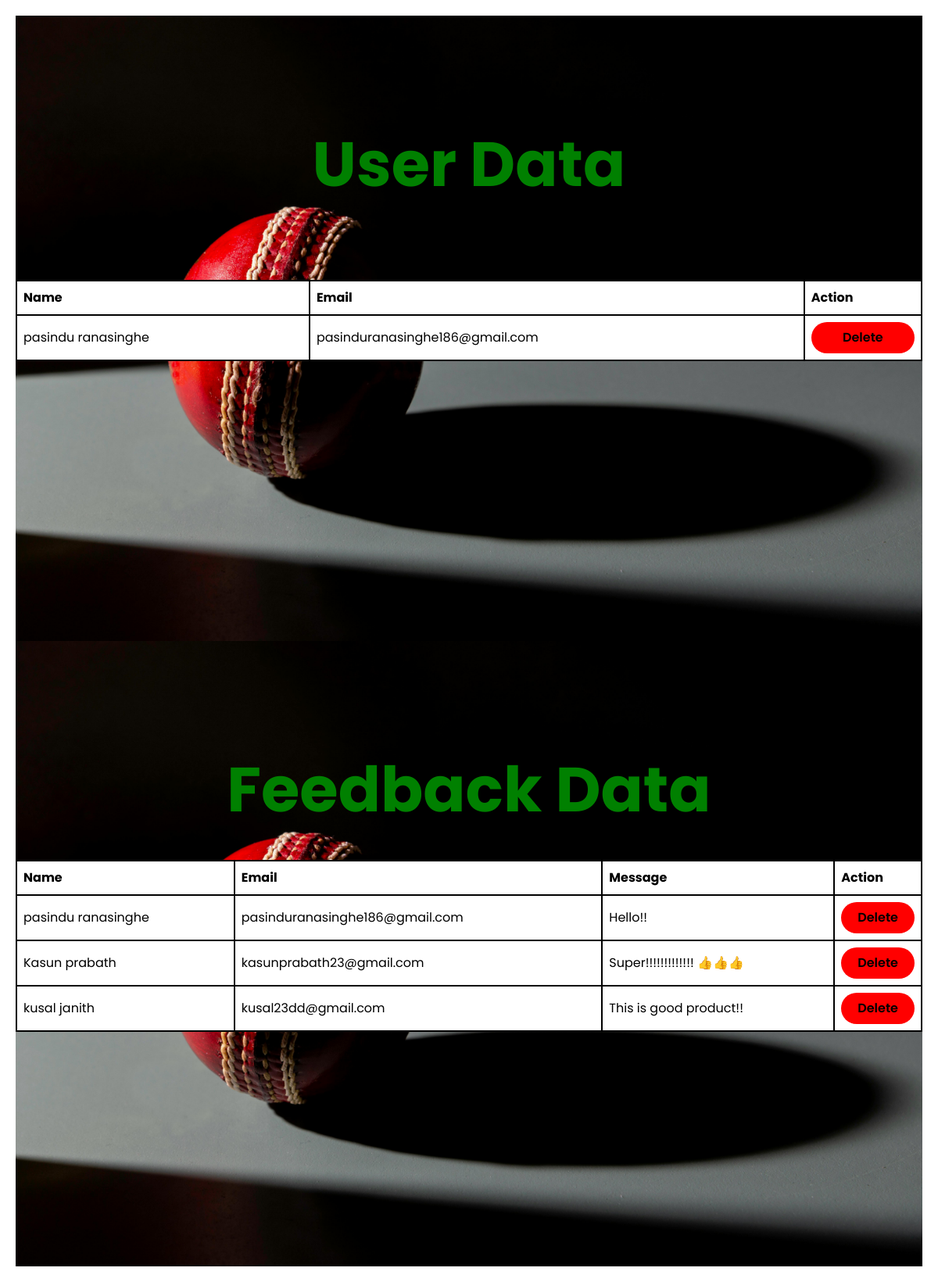
Page /Admin (signed in) on the earlier database version.
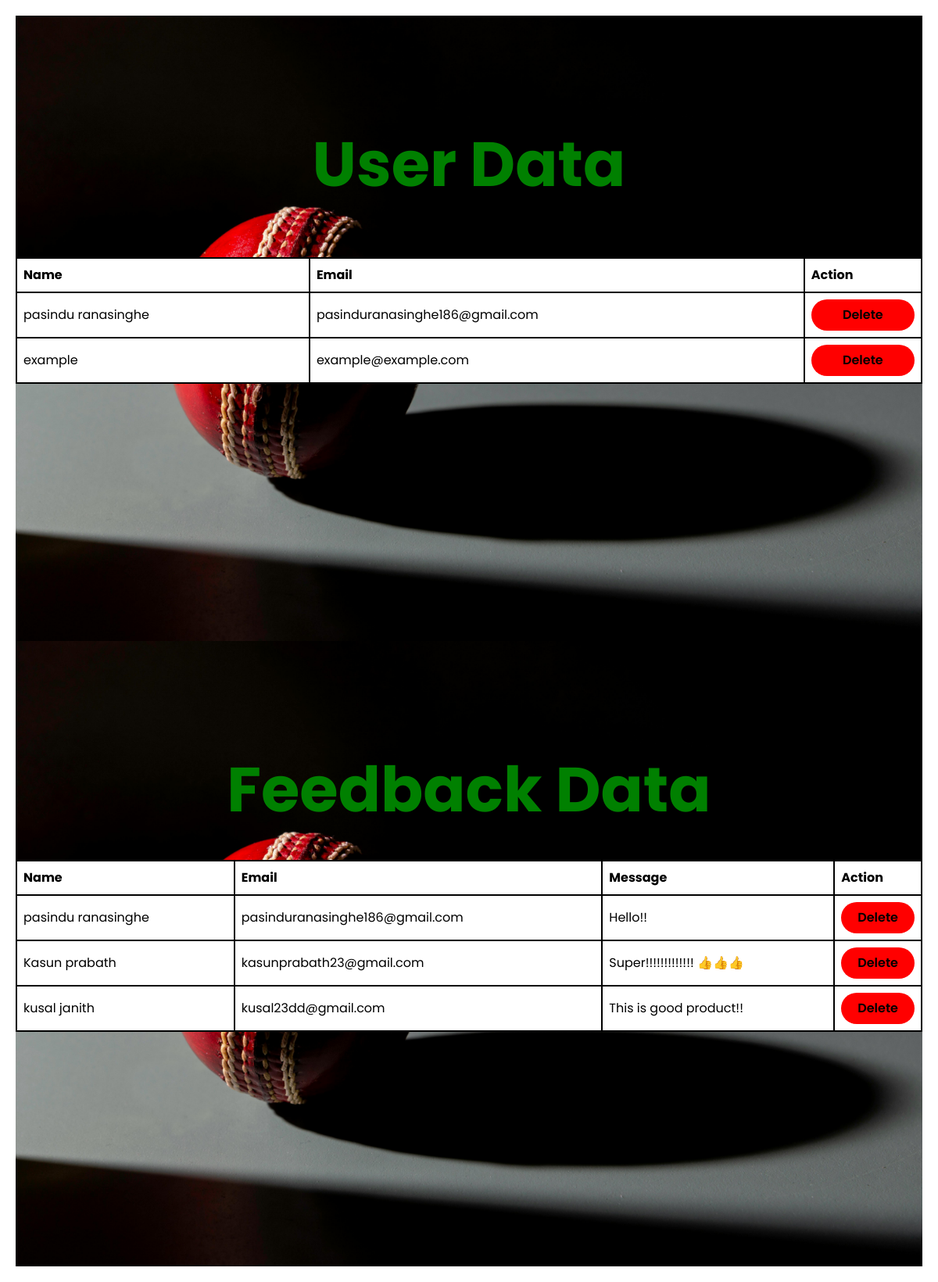
Same page on the later database version.
### app.py (models this page shows, shortened)
class User(db.Model):
    __bind_key__ = None  # Use the primary database
    id = db.Column(db.Integer, primary_key=True)
    name = db.Column(db.String(100), nullable=False)
    email = db.Column(db.String(100), unique=True)
    password = db.Column(db.String(100))

### app.py (the view)
@app.route('/Admin')
def admin():
    if session['email']:
        all_users = User.query.all()
        feedback_list = Feedback.query.all()
        return render_template('Admin.html', all_users=all_users,feedback_list=feedback_list)

### templates/Admin.html (shortened to what this page needs)
<!DOCTYPE html>
<html lang="en">
<head>
    <link rel="stylesheet" type="text/css" href="static/index2.css">
</head>
<body>
    <section>
        <h1 style="position: absolute;margin-top: -400px; font-size: 80px;">User Data</h1>
        <table>
            <thead>
                <tr>
                    <th>Name</th>
                    <th>Email</th>
                    <th>Action</th>
                </tr>
            </thead>
            <tbody>
                {% for user in all_users %}
                <tr>
                    <td>{{ user.name }}</td>
                    <td>{{ user.email }}</td>
                    <td>
                        <form action="{{ url_for('delete_user', user_id=user.id) }}" method="post">
                            <button type="submit" style="padding: 0px;background-color: red;">Delete</button>
                        </form>
                    </td>
                </tr>
                {% endfor %}
            </tbody>
        </table>
    </section>
    <section>
        <h1 style="position: absolute;margin-top: -400px;font-size: 80px;">Feedback Data</h1>
        <table>
            <thead>
                <tr>
                    <th>Name</th>
                    <th>Email</th>
                    <th>Message</th>
                    <th>Action</th>
                </tr>
            </thead>
            <tbody>
                {% for feedback in feedback_list %}
                <tr>
                    <td>{{ feedback.name }}</td>
                    <td>{{ feedback.email }}</td>
                    <td>{{ feedback.message }}</td>
                    <td>
                      <form action="{{ url_for('delete_feedback', feedback_id=feedback.id) }}" method="post">
                        <button type="submit" style="padding: 0px;background-color: red;">Delete</button>
                    </form>
                  </td>
                </tr>
                {% endfor %}
            </tbody>
        </table>
    </section>
</body>
</html>

### static/index2.css (style rules this page uses)
* { margin: 0; padding: 0; font-family: 'poppins',sans-serif; }
section { display: flex; justify-content: center; align-items: center; min-height: 100vh; width: 100%; background: url('ckt1.jpg')no-repeat; background-position: center; background-size: cover; }
button { width: 100%; height: 40px; border-radius: 40px; background: #f9fbff; border: none; outline: none; cursor: pointer; font-size: 1em; font-weight: 600; }

### templates/Admin.html (style rules this page uses)
body { margin: 0; padding: 0; font-family: Arial, sans-serif; line-height: 1.6; padding: 20px; }
table { background-color: white; border: 2px solid black; border-collapse: collapse; width: 100%; margin-bottom: 20px; }
th, td { border: 2px solid black; padding: 8px; text-align: left; }
h1 { color: green; font-size: 40px; margin-bottom: 20px; }

Differences in the rows shown:
added User: name "example", email "example@example.com", shown under "User Data"
